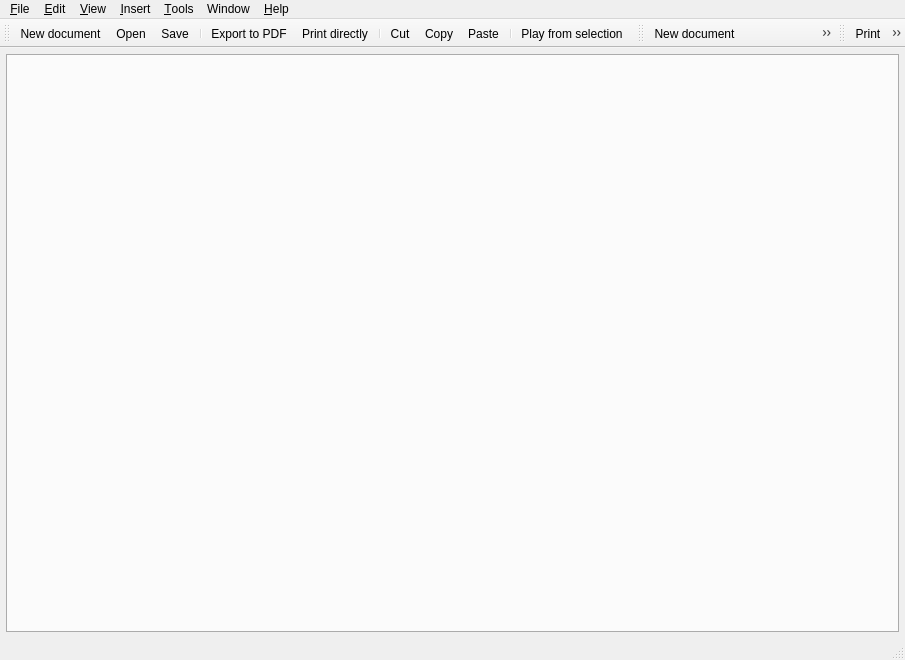
<?xml version="1.0" encoding="UTF-8"?>
<ui version="4.0">
 <author>Reinhard Katzmann, Matevž Jekovec</author>
 <class>uiMainWindow</class>
 <widget class="QMainWindow" name="uiMainWindow">
  <property name="geometry">
   <rect>
    <x>0</x>
    <y>0</y>
    <width>905</width>
    <height>660</height>
   </rect>
  </property>
  <property name="windowTitle">
   <string>Canorus</string>
  </property>
  <property name="windowIcon">
   <iconset>
    <normaloff>images:clogosm.png</normaloff>images:clogosm.png</iconset>
  </property>
  <property name="statusTip">
   <string/>
  </property>
  <widget class="QWidget" name="uiCentralWidget">
   <layout class="QGridLayout">
    <property name="margin">
     <number>6</number>
    </property>
    <property name="spacing">
     <number>4</number>
    </property>
    <item row="0" column="0">
     <widget class="QTabWidget" name="uiTabWidget">
      <property name="sizePolicy">
       <sizepolicy hsizetype="Expanding" vsizetype="Expanding">
        <horstretch>0</horstretch>
        <verstretch>0</verstretch>
       </sizepolicy>
      </property>
      <property name="autoFillBackground">
       <bool>false</bool>
      </property>
      <property name="tabPosition">
       <enum>QTabWidget::South</enum>
      </property>
     </widget>
    </item>
   </layout>
  </widget>
  <widget class="QMenuBar" name="uiMenuBar">
   <property name="geometry">
    <rect>
     <x>0</x>
     <y>0</y>
     <width>905</width>
     <height>30</height>
    </rect>
   </property>
   <widget class="QMenu" name="uiMenuEdit">
    <property name="title">
     <string>&amp;Edit</string>
    </property>
    <addaction name="separator"/>
    <addaction name="uiCut"/>
    <addaction name="uiCopy"/>
    <addaction name="uiPaste"/>
    <addaction name="separator"/>
    <addaction name="uiSelectAll"/>
    <addaction name="uiInvertSelection"/>
    <addaction name="separator"/>
    <addaction name="uiDocumentProperties"/>
   </widget>
   <widget class="QMenu" name="uiMenuTools">
    <property name="title">
     <string>&amp;Tools</string>
    </property>
    <addaction name="uiGotoBar"/>
    <addaction name="uiTranspose"/>
    <addaction name="uiNoteCount"/>
    <addaction name="uiMidiRecorder"/>
    <addaction name="separator"/>
    <addaction name="uiSettings"/>
   </widget>
   <widget class="QMenu" name="uiMenuWindow">
    <property name="title">
     <string>Window</string>
    </property>
    <addaction name="uiNewView"/>
    <addaction name="uiNewWindow"/>
    <addaction name="separator"/>
    <addaction name="uiSplitHorizontally"/>
    <addaction name="uiSplitVertically"/>
    <addaction name="uiCloseCurrentView"/>
    <addaction name="uiUnsplitAll"/>
   </widget>
   <widget class="QMenu" name="uiMenuHelp">
    <property name="title">
     <string>&amp;Help</string>
    </property>
    <addaction name="uiUsersGuide"/>
    <addaction name="uiWhatsThis"/>
    <addaction name="uiTipOfTheDay"/>
    <addaction name="separator"/>
    <addaction name="uiAboutCanorus"/>
    <addaction name="uiAboutQt"/>
   </widget>
   <widget class="QMenu" name="uiMenuFile">
    <property name="title">
     <string>&amp;File</string>
    </property>
    <widget class="QMenu" name="uiOpenRecent">
     <property name="title">
      <string>Open &amp;recent</string>
     </property>
     <property name="icon">
      <iconset>
       <normaloff>images:general/fileopen.png</normaloff>images:general/fileopen.png</iconset>
     </property>
     <addaction name="actionRecent_documents"/>
    </widget>
    <addaction name="uiNewDocument"/>
    <addaction name="uiNewDocumentWizard"/>
    <addaction name="uiOpenDocument"/>
    <addaction name="uiOpenRecent"/>
    <addaction name="uiSaveDocument"/>
    <addaction name="uiSaveDocumentAs"/>
    <addaction name="uiCloseDocument"/>
    <addaction name="separator"/>
    <addaction name="uiImportDocument"/>
    <addaction name="uiExportDocument"/>
    <addaction name="separator"/>
    <addaction name="uiPrintPreview"/>
    <addaction name="uiPrint"/>
    <addaction name="separator"/>
    <addaction name="uiQuit"/>
   </widget>
   <widget class="QMenu" name="uiMenuView">
    <property name="title">
     <string>&amp;View</string>
    </property>
    <widget class="QMenu" name="uiMenuZoom">
     <property name="title">
      <string>Zoom</string>
     </property>
     <addaction name="uiZoomToWidth"/>
     <addaction name="uiZoomToHeight"/>
     <addaction name="uiZoomToFit"/>
     <addaction name="uiZoomToSelection"/>
     <addaction name="separator"/>
     <addaction name="uiCustomZoom"/>
    </widget>
    <widget class="QMenu" name="uiMenuSourceView">
     <property name="title">
      <string>Source view</string>
     </property>
     <addaction name="uiLilyPondSource"/>
     <addaction name="uiCanorusMLSource"/>
    </widget>
    <addaction name="separator"/>
    <addaction name="uiMenuZoom"/>
    <addaction name="uiLockScrollPlayback"/>
    <addaction name="separator"/>
    <addaction name="uiScoreView"/>
    <addaction name="uiMenuSourceView"/>
    <addaction name="uiResourceView"/>
    <addaction name="separator"/>
    <addaction name="uiShowStatusBar"/>
    <addaction name="uiFullscreen"/>
   </widget>
   <widget class="QMenu" name="uiMenuInsert">
    <property name="title">
     <string>&amp;Insert</string>
    </property>
    <addaction name="uiNewSheet"/>
    <addaction name="uiNewContext"/>
    <addaction name="uiNewVoice"/>
    <addaction name="separator"/>
    <addaction name="uiInsertPlayable"/>
    <addaction name="uiInsertClef"/>
    <addaction name="uiInsertKeySig"/>
    <addaction name="uiInsertTimeSig"/>
    <addaction name="uiInsertBarline"/>
    <addaction name="uiInsertSyllable"/>
    <addaction name="uiInsertFM"/>
   </widget>
   <addaction name="uiMenuFile"/>
   <addaction name="uiMenuEdit"/>
   <addaction name="uiMenuView"/>
   <addaction name="uiMenuInsert"/>
   <addaction name="uiMenuTools"/>
   <addaction name="uiMenuWindow"/>
   <addaction name="uiMenuHelp"/>
  </widget>
  <widget class="QStatusBar" name="uiStatusBarWidget"/>
  <widget class="QToolBar" name="uiStandardToolBar">
   <property name="windowTitle">
    <string>Standard ToolBar</string>
   </property>
   <property name="orientation">
    <enum>Qt::Horizontal</enum>
   </property>
   <attribute name="toolBarArea">
    <enum>TopToolBarArea</enum>
   </attribute>
   <attribute name="toolBarBreak">
    <bool>false</bool>
   </attribute>
   <addaction name="uiNewDocument"/>
   <addaction name="uiOpenDocument"/>
   <addaction name="uiSaveDocument"/>
   <addaction name="separator"/>
   <addaction name="uiExportToPdf"/>
   <addaction name="uiPrintDirectly"/>
   <addaction name="separator"/>
   <addaction name="uiCut"/>
   <addaction name="uiCopy"/>
   <addaction name="uiPaste"/>
   <addaction name="separator"/>
   <addaction name="uiPlayFromSelection"/>
  </widget>
  <widget class="QToolBar" name="uiFileToolBar">
   <property name="windowTitle">
    <string>File ToolBar</string>
   </property>
   <property name="orientation">
    <enum>Qt::Horizontal</enum>
   </property>
   <attribute name="toolBarArea">
    <enum>TopToolBarArea</enum>
   </attribute>
   <attribute name="toolBarBreak">
    <bool>false</bool>
   </attribute>
   <addaction name="uiNewDocument"/>
   <addaction name="uiNewDocumentWizard"/>
   <addaction name="uiOpenDocument"/>
   <addaction name="uiSaveDocument"/>
   <addaction name="uiSaveDocumentAs"/>
   <addaction name="uiImportDocument"/>
   <addaction name="uiExportDocument"/>
   <addaction name="uiCloseDocument"/>
  </widget>
  <widget class="QToolBar" name="uiPrintToolBar">
   <property name="enabled">
    <bool>true</bool>
   </property>
   <property name="windowTitle">
    <string>Print ToolBar</string>
   </property>
   <property name="orientation">
    <enum>Qt::Horizontal</enum>
   </property>
   <attribute name="toolBarArea">
    <enum>TopToolBarArea</enum>
   </attribute>
   <attribute name="toolBarBreak">
    <bool>false</bool>
   </attribute>
   <addaction name="uiPrint"/>
   <addaction name="uiPrintDirectly"/>
   <addaction name="uiPrintPreview"/>
   <addaction name="uiExportToPdf"/>
  </widget>
  <action name="uiQuit">
   <property name="icon">
    <iconset>
     <normaloff>images:general/exit.png</normaloff>images:general/exit.png</iconset>
   </property>
   <property name="text">
    <string>&amp;Quit</string>
   </property>
   <property name="shortcut">
    <string>Ctrl+Q</string>
   </property>
  </action>
  <action name="uiNewDocument">
   <property name="icon">
    <iconset>
     <normaloff>images:general/filenew.png</normaloff>images:general/filenew.png</iconset>
   </property>
   <property name="text">
    <string>&amp;New document</string>
   </property>
   <property name="shortcut">
    <string>Ctrl+N</string>
   </property>
  </action>
  <action name="uiOpenDocument">
   <property name="icon">
    <iconset>
     <normaloff>images:general/fileopen.png</normaloff>images:general/fileopen.png</iconset>
   </property>
   <property name="text">
    <string>&amp;Open...</string>
   </property>
   <property name="shortcut">
    <string>Ctrl+O</string>
   </property>
  </action>
  <action name="uiSaveDocument">
   <property name="icon">
    <iconset>
     <normaloff>images:general/filesave.png</normaloff>images:general/filesave.png</iconset>
   </property>
   <property name="text">
    <string>&amp;Save</string>
   </property>
   <property name="shortcut">
    <string>Ctrl+S</string>
   </property>
  </action>
  <action name="uiSaveDocumentAs">
   <property name="icon">
    <iconset>
     <normaloff>images:general/filesaveas.png</normaloff>images:general/filesaveas.png</iconset>
   </property>
   <property name="text">
    <string>Save &amp;as...</string>
   </property>
  </action>
  <action name="uiCloseDocument">
   <property name="icon">
    <iconset>
     <normaloff>images:general/fileclose.svg</normaloff>images:general/fileclose.svg</iconset>
   </property>
   <property name="text">
    <string>&amp;Close</string>
   </property>
  </action>
  <action name="uiImportDocument">
   <property name="enabled">
    <bool>true</bool>
   </property>
   <property name="icon">
    <iconset>
     <normaloff>images:general/filesave.png</normaloff>images:general/filesave.png</iconset>
   </property>
   <property name="text">
    <string>&amp;Import...</string>
   </property>
  </action>
  <action name="uiExportDocument">
   <property name="icon">
    <iconset>
     <normaloff>images:general/filesave.png</normaloff>images:general/filesave.png</iconset>
   </property>
   <property name="text">
    <string>&amp;Export...</string>
   </property>
   <property name="shortcut">
    <string>Ctrl+E</string>
   </property>
  </action>
  <action name="uiPrintPreview">
   <property name="enabled">
    <bool>true</bool>
   </property>
   <property name="icon">
    <iconset>
     <normaloff>images:printing/fileprintpreview.png</normaloff>images:printing/fileprintpreview.png</iconset>
   </property>
   <property name="text">
    <string>Print pre&amp;view...</string>
   </property>
   <property name="visible">
    <bool>true</bool>
   </property>
  </action>
  <action name="uiPrint">
   <property name="enabled">
    <bool>true</bool>
   </property>
   <property name="icon">
    <iconset>
     <normaloff>images:printing/fileprint.png</normaloff>images:printing/fileprint.png</iconset>
   </property>
   <property name="text">
    <string>&amp;Print...</string>
   </property>
   <property name="shortcut">
    <string>Ctrl+P</string>
   </property>
  </action>
  <action name="uiCopy">
   <property name="icon">
    <iconset>
     <normaloff>images:general/editcopy.png</normaloff>images:general/editcopy.png</iconset>
   </property>
   <property name="text">
    <string>&amp;Copy</string>
   </property>
   <property name="shortcut">
    <string>Ctrl+C</string>
   </property>
  </action>
  <action name="uiCut">
   <property name="icon">
    <iconset>
     <normaloff>images:general/editcut.png</normaloff>images:general/editcut.png</iconset>
   </property>
   <property name="text">
    <string>C&amp;ut</string>
   </property>
   <property name="shortcut">
    <string>Ctrl+X</string>
   </property>
  </action>
  <action name="uiPaste">
   <property name="icon">
    <iconset>
     <normaloff>images:general/editpaste.png</normaloff>images:general/editpaste.png</iconset>
   </property>
   <property name="text">
    <string>&amp;Paste</string>
   </property>
   <property name="shortcut">
    <string>Ctrl+V</string>
   </property>
  </action>
  <action name="uiSelectAll">
   <property name="text">
    <string>Select &amp;all</string>
   </property>
   <property name="shortcut">
    <string>Ctrl+A</string>
   </property>
  </action>
  <action name="uiInvertSelection">
   <property name="text">
    <string>Invert Selection</string>
   </property>
  </action>
  <action name="uiZoomToWidth">
   <property name="text">
    <string>Fit to width</string>
   </property>
  </action>
  <action name="uiGotoBar">
   <property name="enabled">
    <bool>false</bool>
   </property>
   <property name="text">
    <string>Goto bar...</string>
   </property>
   <property name="shortcut">
    <string>Ctrl+G</string>
   </property>
  </action>
  <action name="uiShowStatusBar">
   <property name="checkable">
    <bool>true</bool>
   </property>
   <property name="checked">
    <bool>true</bool>
   </property>
   <property name="text">
    <string>St&amp;atus bar</string>
   </property>
  </action>
  <action name="uiFullscreen">
   <property name="checkable">
    <bool>true</bool>
   </property>
   <property name="icon">
    <iconset>
     <normaloff>images:general/fullscreen.png</normaloff>images:general/fullscreen.png</iconset>
   </property>
   <property name="text">
    <string>&amp;Fullscreen</string>
   </property>
  </action>
  <action name="uiInsertTimeSig">
   <property name="checkable">
    <bool>true</bool>
   </property>
   <property name="icon">
    <iconset>
     <normaloff>images:timesig/tsc.svg</normaloff>images:timesig/tsc.svg</iconset>
   </property>
   <property name="text">
    <string>&amp;Time signature...</string>
   </property>
  </action>
  <action name="uiInsertKeySig">
   <property name="checkable">
    <bool>true</bool>
   </property>
   <property name="icon">
    <iconset>
     <normaloff>images:accidental/keysig.svg</normaloff>images:accidental/keysig.svg</iconset>
   </property>
   <property name="text">
    <string>&amp;Key signature...</string>
   </property>
  </action>
  <action name="uiInsertBarline">
   <property name="checkable">
    <bool>true</bool>
   </property>
   <property name="icon">
    <iconset>
     <normaloff>images:barline/barlinesingle.svg</normaloff>images:barline/barlinesingle.svg</iconset>
   </property>
   <property name="text">
    <string>Barline...</string>
   </property>
  </action>
  <action name="uiNoteCount">
   <property name="enabled">
    <bool>false</bool>
   </property>
   <property name="text">
    <string>Note &amp;count...</string>
   </property>
  </action>
  <action name="uiSettings">
   <property name="icon">
    <iconset>
     <normaloff>images:settings/settings.svg</normaloff>images:settings/settings.svg</iconset>
   </property>
   <property name="text">
    <string>&amp;Settings...</string>
   </property>
  </action>
  <action name="uiUsersGuide">
   <property name="text">
    <string>User's guide...</string>
   </property>
  </action>
  <action name="uiWhatsThis">
   <property name="enabled">
    <bool>false</bool>
   </property>
   <property name="text">
    <string>What's &amp;this</string>
   </property>
  </action>
  <action name="uiTipOfTheDay">
   <property name="checkable">
    <bool>false</bool>
   </property>
   <property name="enabled">
    <bool>false</bool>
   </property>
   <property name="text">
    <string>Tip of the &amp;day</string>
   </property>
  </action>
  <action name="uiAboutCanorus">
   <property name="icon">
    <iconset>
     <normaloff>images:clogosm.png</normaloff>images:clogosm.png</iconset>
   </property>
   <property name="text">
    <string>About &amp;Canorus...</string>
   </property>
  </action>
  <action name="uiAboutQt">
   <property name="icon">
    <iconset>
     <normaloff>images:qtlogo.png</normaloff>images:qtlogo.png</iconset>
   </property>
   <property name="text">
    <string>About &amp;Qt...</string>
   </property>
  </action>
  <action name="uiSplitHorizontally">
   <property name="text">
    <string>Split view horizontally</string>
   </property>
  </action>
  <action name="uiSplitVertically">
   <property name="text">
    <string>Split view vertically</string>
   </property>
  </action>
  <action name="uiCloseCurrentView">
   <property name="enabled">
    <bool>false</bool>
   </property>
   <property name="text">
    <string>Close current view</string>
   </property>
  </action>
  <action name="uiUnsplitAll">
   <property name="enabled">
    <bool>false</bool>
   </property>
   <property name="text">
    <string>Unsplit All</string>
   </property>
  </action>
  <action name="uiNewView">
   <property name="text">
    <string>New view</string>
   </property>
  </action>
  <action name="uiNewSheet">
   <property name="icon">
    <iconset>
     <normaloff>images:document/sheetnew.svg</normaloff>images:document/sheetnew.svg</iconset>
   </property>
   <property name="text">
    <string>New sheet</string>
   </property>
  </action>
  <action name="uiNewContext">
   <property name="checkable">
    <bool>true</bool>
   </property>
   <property name="icon">
    <iconset>
     <normaloff>images:document/contextnew.svg</normaloff>images:document/contextnew.svg</iconset>
   </property>
   <property name="text">
    <string>New context...</string>
   </property>
  </action>
  <action name="uiPlayFromSelection">
   <property name="checkable">
    <bool>true</bool>
   </property>
   <property name="icon">
    <iconset>
     <normaloff>images:playback/play.svg</normaloff>images:playback/play.svg</iconset>
   </property>
   <property name="text">
    <string>Play from selection</string>
   </property>
  </action>
  <action name="uiAnimatedScroll">
   <property name="checkable">
    <bool>true</bool>
   </property>
   <property name="checked">
    <bool>true</bool>
   </property>
   <property name="text">
    <string>Animated scroll</string>
   </property>
  </action>
  <action name="uiLockScrollPlayback">
   <property name="checkable">
    <bool>true</bool>
   </property>
   <property name="checked">
    <bool>true</bool>
   </property>
   <property name="text">
    <string>Lock scroll while playback</string>
   </property>
  </action>
  <action name="uiZoomToHeight">
   <property name="text">
    <string>Fit to &amp;height</string>
   </property>
  </action>
  <action name="uiZoomToFit">
   <property name="text">
    <string>Best &amp;fit</string>
   </property>
  </action>
  <action name="uiZoomToSelection">
   <property name="text">
    <string>Fit to selection</string>
   </property>
  </action>
  <action name="uiNewWindow">
   <property name="text">
    <string>New window</string>
   </property>
  </action>
  <action name="uiCustomZoom">
   <property name="text">
    <string>Custom...</string>
   </property>
  </action>
  <action name="uiScoreView">
   <property name="text">
    <string>Score view</string>
   </property>
  </action>
  <action name="uiLilyPondSource">
   <property name="icon">
    <iconset>
     <normaloff>images:general/lilypondsource.svg</normaloff>images:general/lilypondsource.svg</iconset>
   </property>
   <property name="text">
    <string>LilyPond source</string>
   </property>
  </action>
  <action name="uiCanorusMLSource">
   <property name="icon">
    <iconset>
     <normaloff>images:general/canorusmlsource.svg</normaloff>images:general/canorusmlsource.svg</iconset>
   </property>
   <property name="text">
    <string>CanorusML source</string>
   </property>
  </action>
  <action name="uiNewVoice">
   <property name="icon">
    <iconset>
     <normaloff>images:document/voicenew.svg</normaloff>images:document/voicenew.svg</iconset>
   </property>
   <property name="text">
    <string>New voice</string>
   </property>
  </action>
  <action name="uiDocumentProperties">
   <property name="icon">
    <iconset>
     <normaloff>images:document/documentproperties.svg</normaloff>images:document/documentproperties.svg</iconset>
   </property>
   <property name="text">
    <string>Document properties...</string>
   </property>
  </action>
  <action name="uiPrintDirectly">
   <property name="enabled">
    <bool>true</bool>
   </property>
   <property name="icon">
    <iconset>
     <normaloff>images:printing/filequickprint.png</normaloff>images:printing/filequickprint.png</iconset>
   </property>
   <property name="text">
    <string>Print directly</string>
   </property>
   <property name="visible">
    <bool>true</bool>
   </property>
  </action>
  <action name="uiExportToPdf">
   <property name="icon">
    <iconset>
     <normaloff>images:general/pdf.png</normaloff>images:general/pdf.png</iconset>
   </property>
   <property name="text">
    <string>Export to PDF</string>
   </property>
   <property name="visible">
    <bool>true</bool>
   </property>
  </action>
  <action name="uiNewDocumentWizard">
   <property name="enabled">
    <bool>false</bool>
   </property>
   <property name="icon">
    <iconset>
     <normaloff>images:general/filenewwizard.png</normaloff>images:general/filenewwizard.png</iconset>
   </property>
   <property name="text">
    <string>New document &amp;wizard...</string>
   </property>
  </action>
  <action name="uiInsertPlayable">
   <property name="checkable">
    <bool>true</bool>
   </property>
   <property name="icon">
    <iconset>
     <normaloff>images:playable/insertplayable.svg</normaloff>images:playable/insertplayable.svg</iconset>
   </property>
   <property name="text">
    <string>Notes and Rests</string>
   </property>
  </action>
  <action name="uiInsertFM">
   <property name="checkable">
    <bool>true</bool>
   </property>
   <property name="enabled">
    <bool>true</bool>
   </property>
   <property name="icon">
    <iconset>
     <normaloff>images:functionmark/insertfm.svg</normaloff>images:functionmark/insertfm.svg</iconset>
   </property>
   <property name="text">
    <string>Function mark...</string>
   </property>
  </action>
  <action name="uiInsertClef">
   <property name="checkable">
    <bool>true</bool>
   </property>
   <property name="icon">
    <iconset>
     <normaloff>images:clef/cleff.svg</normaloff>images:clef/cleff.svg</iconset>
   </property>
   <property name="text">
    <string>Clef...</string>
   </property>
  </action>
  <action name="uiSelectMode">
   <property name="checkable">
    <bool>true</bool>
   </property>
   <property name="checked">
    <bool>true</bool>
   </property>
   <property name="icon">
    <iconset>
     <normaloff>images:general/arrow.svg</normaloff>images:general/arrow.svg</iconset>
   </property>
   <property name="text">
    <string>Select mode</string>
   </property>
  </action>
  <action name="uiRemoveVoice">
   <property name="icon">
    <iconset>
     <normaloff>images:document/voiceremove.svg</normaloff>images:document/voiceremove.svg</iconset>
   </property>
   <property name="text">
    <string>Remove Voice</string>
   </property>
  </action>
  <action name="uiVoiceProperties">
   <property name="icon">
    <iconset>
     <normaloff>images:document/voiceproperties.svg</normaloff>images:document/voiceproperties.svg</iconset>
   </property>
   <property name="text">
    <string>Voice Properties</string>
   </property>
  </action>
  <action name="uiAccsVisible">
   <property name="checkable">
    <bool>true</bool>
   </property>
   <property name="icon">
    <iconset>
     <normaloff>images:accidental/accsvisible.svg</normaloff>images:accidental/accsvisible.svg</iconset>
   </property>
   <property name="text">
    <string>Accidentals Visible</string>
   </property>
  </action>
  <action name="uiHiddenRest">
   <property name="checkable">
    <bool>true</bool>
   </property>
   <property name="icon">
    <iconset>
     <normaloff>images:playable/hiddenrest.svg</normaloff>images:playable/hiddenrest.svg</iconset>
   </property>
   <property name="text">
    <string>Hidden Rest</string>
   </property>
  </action>
  <action name="uiRemoveContext">
   <property name="icon">
    <iconset>
     <normaloff>images:document/contextremove.svg</normaloff>images:document/contextremove.svg</iconset>
   </property>
   <property name="text">
    <string>Remove Context</string>
   </property>
  </action>
  <action name="uiContextProperties">
   <property name="icon">
    <iconset>
     <normaloff>images:document/contextproperties.svg</normaloff>images:document/contextproperties.svg</iconset>
   </property>
   <property name="text">
    <string>Context Properties</string>
   </property>
  </action>
  <action name="uiRemoveSheet">
   <property name="icon">
    <iconset>
     <normaloff>images:document/sheetremove.svg</normaloff>images:document/sheetremove.svg</iconset>
   </property>
   <property name="text">
    <string>Remove Sheet</string>
   </property>
  </action>
  <action name="uiSheetProperties">
   <property name="icon">
    <iconset>
     <normaloff>images:document/sheetproperties.svg</normaloff>images:document/sheetproperties.svg</iconset>
   </property>
   <property name="text">
    <string>Sheet Properties</string>
   </property>
  </action>
  <action name="uiTranspose">
   <property name="text">
    <string>&amp;Transpose...</string>
   </property>
  </action>
  <action name="uiFMEllipse">
   <property name="checkable">
    <bool>true</bool>
   </property>
   <property name="icon">
    <iconset>
     <normaloff>images:functionmark/fme.svg</normaloff>images:functionmark/fme.svg</iconset>
   </property>
   <property name="text">
    <string>Ellipse</string>
   </property>
  </action>
  <action name="uiInsertSyllable">
   <property name="checkable">
    <bool>true</bool>
   </property>
   <property name="icon">
    <iconset>
     <normaloff>images:document/syllable.svg</normaloff>images:document/syllable.svg</iconset>
   </property>
   <property name="text">
    <string>Insert syllable</string>
   </property>
  </action>
  <action name="uiEditMode">
   <property name="checkable">
    <bool>true</bool>
   </property>
   <property name="icon">
    <iconset>
     <normaloff>images:general/editmode.svg</normaloff>images:general/editmode.svg</iconset>
   </property>
   <property name="text">
    <string>Edit mode</string>
   </property>
  </action>
  <action name="uiInsertMark">
   <property name="icon">
    <iconset>
     <normaloff>images:mark/text.svg</normaloff>images:mark/text.svg</iconset>
   </property>
   <property name="text">
    <string>Insert Mark</string>
   </property>
  </action>
  <action name="uiInsertArticulation">
   <property name="icon">
    <iconset>
     <normaloff>images:mark/articulation/accent.svg</normaloff>images:mark/articulation/accent.svg</iconset>
   </property>
   <property name="text">
    <string>Insert Articulation Mark</string>
   </property>
  </action>
  <action name="actionRecent_documents">
   <property name="text">
    <string>recent documents dummy</string>
   </property>
  </action>
  <action name="uiMidiRecorder">
   <property name="text">
    <string>Midi recorder</string>
   </property>
  </action>
  <action name="uiResourceView">
   <property name="checkable">
    <bool>true</bool>
   </property>
   <property name="text">
    <string>Resources view</string>
   </property>
  </action>
  <action name="uiInsertFBM">
   <property name="checkable">
    <bool>true</bool>
   </property>
   <property name="enabled">
    <bool>true</bool>
   </property>
   <property name="icon">
    <iconset>
     <normaloff>images:figuredbass/insertfbm.svg</normaloff>images:figuredbass/insertfbm.svg</iconset>
   </property>
   <property name="text">
    <string>Figured bass mark...</string>
   </property>
  </action>
 </widget>
 <resources/>
 <connections>
  <connection>
   <sender>uiQuit</sender>
   <signal>triggered()</signal>
   <receiver>uiMainWindow</receiver>
   <slot>close()</slot>
   <hints>
    <hint type="sourcelabel">
     <x>-1</x>
     <y>-1</y>
    </hint>
    <hint type="destinationlabel">
     <x>402</x>
     <y>301</y>
    </hint>
   </hints>
  </connection>
 </connections>
</ui>
